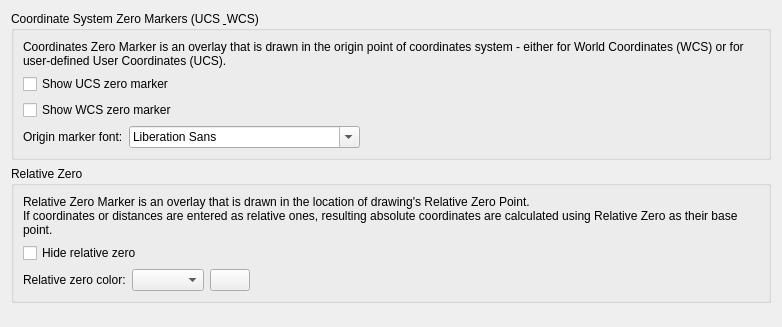
<?xml version="1.0" encoding="UTF-8"?>
<ui version="4.0">
 <class>LC_SettingsPageCoordinateSystemOrigin</class>
 <widget class="QWidget" name="LC_SettingsPageCoordinateSystemOrigin">
  <property name="geometry">
   <rect>
    <x>0</x>
    <y>0</y>
    <width>782</width>
    <height>327</height>
   </rect>
  </property>
  <layout class="QVBoxLayout" name="mainLayout">
   <item>
    <widget class="QGroupBox" name="gbOriginMarkers">
     <property name="title">
      <string>Coordinate System Zero Markers (UCS &amp; WCS)</string>
     </property>
     <layout class="QGridLayout" name="gridLayout_2">
      <item row="3" column="1">
       <widget class="QFontComboBox" name="fcbUCSFont">
        <property name="toolTip">
         <string>Origin Marker Font

Font family used for the origin marker labels.</string>
        </property>
       </widget>
      </item>
      <item row="1" column="0" colspan="2">
       <widget class="QCheckBox" name="cbShowUCSZeroMarker">
        <property name="toolTip">
         <string>UCS Marker Visibility

If selected, marker for the User Coordinate System (UCS)
will be shown in zero point of current UCS.</string>
        </property>
        <property name="text">
         <string>Show UCS zero marker</string>
        </property>
       </widget>
      </item>
      <item row="3" column="0">
       <widget class="QLabel" name="lblUCSFont">
        <property name="text">
         <string>Origin marker font:</string>
        </property>
       </widget>
      </item>
      <item row="2" column="0" colspan="2">
       <widget class="QCheckBox" name="cbShowWCSZeroMarker">
        <property name="toolTip">
         <string>WCS Marker Visibility

If selected and ther there is custom
User Coordinate System applied,
the marker for World Coodinate 
System (WCS) will be shown in zero 
point of WCS.</string>
        </property>
        <property name="text">
         <string>Show WCS zero marker</string>
        </property>
       </widget>
      </item>
      <item row="3" column="2">
       <spacer name="horizontalSpacer_2">
        <property name="orientation">
         <enum>Qt::Orientation::Horizontal</enum>
        </property>
        <property name="sizeHint" stdset="0">
         <size>
          <width>40</width>
          <height>20</height>
         </size>
        </property>
       </spacer>
      </item>
      <item row="0" column="0" colspan="3">
       <widget class="QLabel" name="label_2">
        <property name="text">
         <string>Coordinates Zero Marker is an overlay that is drawn in the origin point of coordinates system - either for World Coordinates (WCS) or for user-defined User Coordinates (UCS).</string>
        </property>
        <property name="wordWrap">
         <bool>true</bool>
        </property>
       </widget>
      </item>
     </layout>
    </widget>
   </item>
   <item>
    <widget class="QGroupBox" name="gbRelativeZero">
     <property name="title">
      <string>Relative Zero</string>
     </property>
     <layout class="QGridLayout" name="gridLayout">
      <item row="2" column="3">
       <spacer name="horizontalSpacer">
        <property name="orientation">
         <enum>Qt::Orientation::Horizontal</enum>
        </property>
        <property name="sizeHint" stdset="0">
         <size>
          <width>0</width>
          <height>0</height>
         </size>
        </property>
       </spacer>
      </item>
      <item row="2" column="2">
       <widget class="LC_ColorButton" name="pb_relativeZeroColor">
        <property name="toolTip">
         <string>Marker Color

Click to choose color for the 
Relative Zero marker.</string>
        </property>
       </widget>
      </item>
      <item row="1" column="0" colspan="3">
       <widget class="QCheckBox" name="cbHideRelativeZero">
        <property name="toolTip">
         <string>Relative Point Marker Visibility

If checked, relative zero crosshair marker will not be drawn. 
Otherwise, one will be visible. Visibility of the marker does not 
affect relative zero related operations. </string>
        </property>
        <property name="text">
         <string>Hide relative zero</string>
        </property>
       </widget>
      </item>
      <item row="2" column="1">
       <widget class="QComboBox" name="cbRelativeZeroColor">
        <property name="toolTip">
         <string>Relative Zero Color

Color name or hexadecimal code for
the Relative Zero marker.</string>
        </property>
       </widget>
      </item>
      <item row="2" column="0">
       <widget class="QLabel" name="lblRelZeroColor">
        <property name="text">
         <string>Relative zero color:</string>
        </property>
       </widget>
      </item>
      <item row="0" column="0" colspan="4">
       <widget class="QLabel" name="label">
        <property name="text">
         <string>Relative Zero Marker is an overlay that is drawn in the location of drawing's Relative Zero Point.
If coordinates or distances are entered as relative ones, resulting absolute coordinates are calculated using Relative Zero as their base point.  </string>
        </property>
        <property name="wordWrap">
         <bool>true</bool>
        </property>
       </widget>
      </item>
     </layout>
    </widget>
   </item>
   <item>
    <spacer name="verticalSpacer">
     <property name="orientation">
      <enum>Qt::Orientation::Vertical</enum>
     </property>
     <property name="sizeHint" stdset="0">
      <size>
       <width>0</width>
       <height>0</height>
      </size>
     </property>
    </spacer>
   </item>
  </layout>
 </widget>
 <customwidgets>
  <customwidget>
   <class>LC_ColorButton</class>
   <extends>QPushButton</extends>
   <header>lc_color_button.h</header>
  </customwidget>
 </customwidgets>
 <resources/>
 <connections/>
</ui>
